Frame 1 (no input): blank canvas, image omitted
Frame 60 (the mouse pressed at the canvas centre just before this capture): blank canvas, image omitted
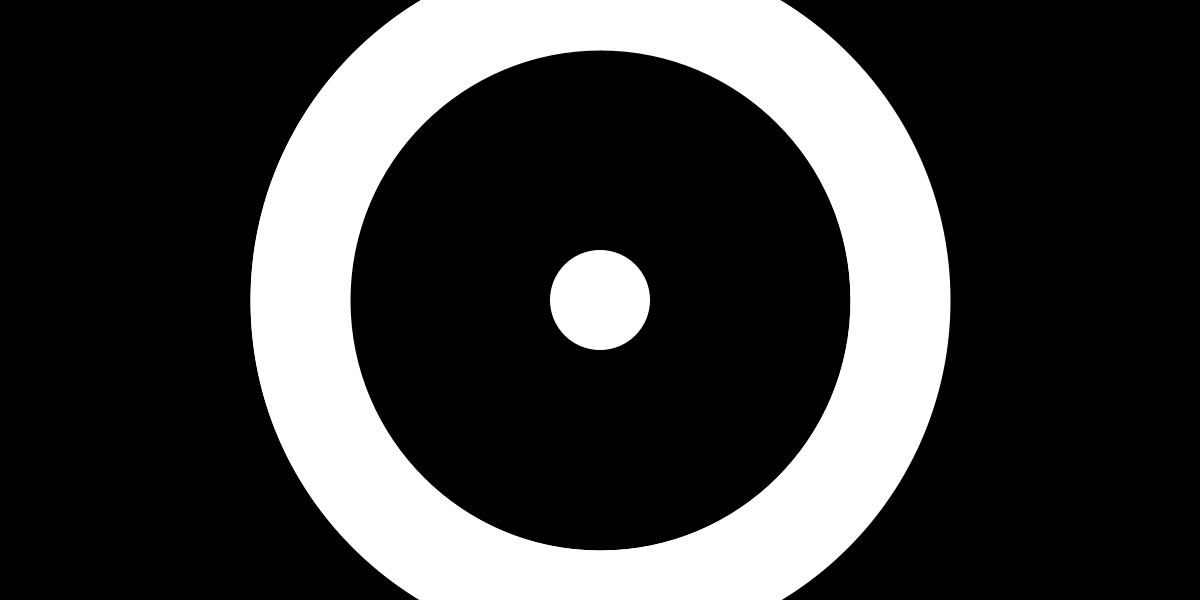
Frame 120 (the mouse held since frame 60 and released just before this capture)

The Processing sketch whose frames 1 and 60 were blank and that drew this single picture after the mouse press (run headless with seeded random() and noise(); from frame 60 on, the mouse is pressed at the canvas centre):

// Processing sketch: processing_71898
// ── processing_71898.pde

float randomDiameter=0;
float strokeGray=0;

void setup() {
size(1200,600);
background(0);
}
void draw() {

 
 smooth();

  stroke(mouseY,mouseY,mouseX);
  strokeWeight(mouseX);                                                                                                                                                                                              
  fill(mouseX,mouseY,mouseX);
  
 // randomDiameter=random(10,49);
 if(randomDiameter<100){
   randomDiameter++;
 }
 else{randomDiameter=0;}
   
ellipse(mouseX,mouseY,randomDiameter,randomDiameter);


}
void mouseClicked() {
  if(strokeGray==0){
     strokeGray=255;
  }
  else{strokeGray=0;}
}
void keyPressed(){
  if(key=='s'){
    save("CHANG.png");
  }
}
